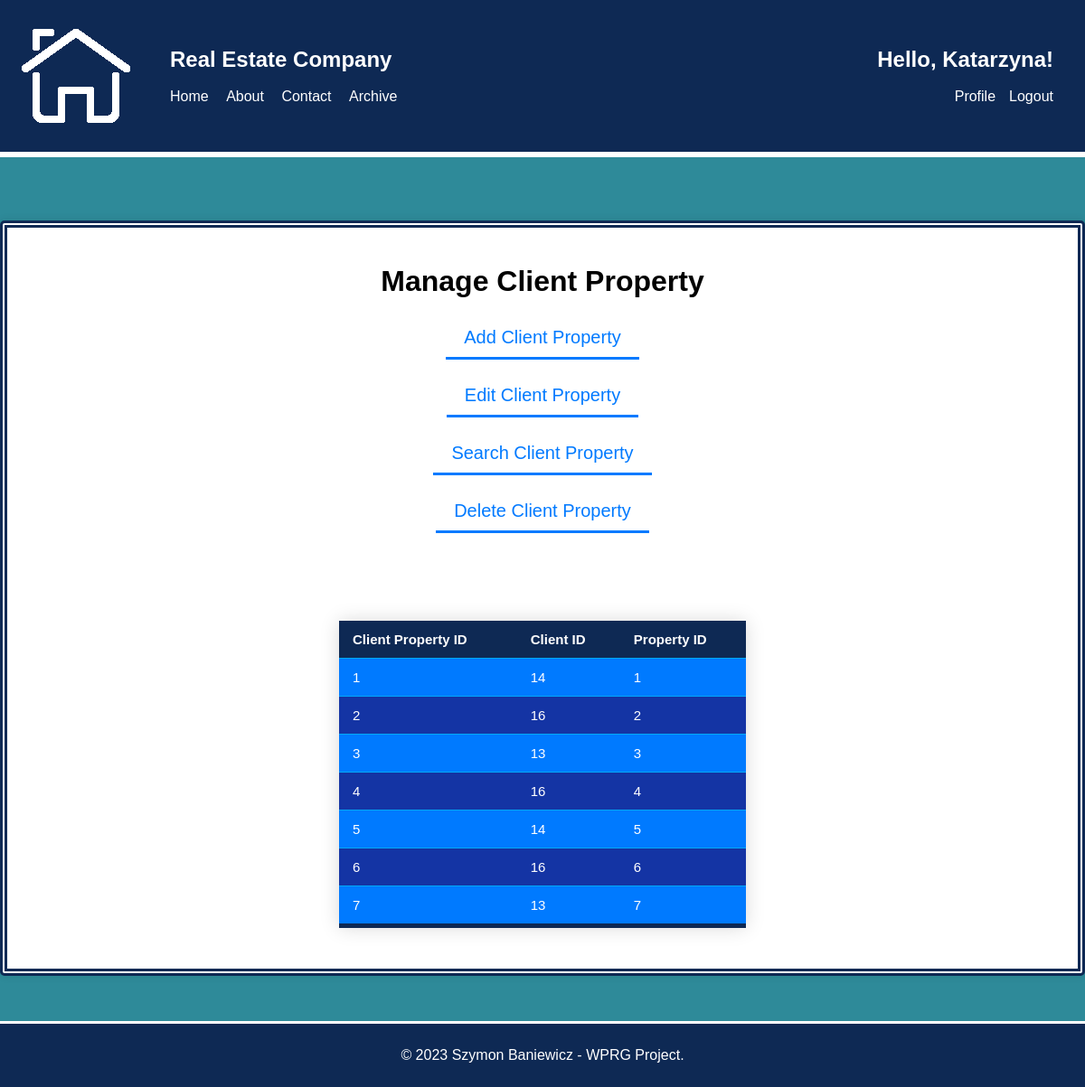
The page /php/CRUD/manage_client_property.php (signed in) on the database its author committed.
### tables this page shows
CREATE TABLE `client_property` (
  `client_property_ID` int(11) NOT NULL,
  `Property_ID` int(11) NOT NULL,
  `Client_ID` int(11) NOT NULL
);

### php/CRUD/manage_client_property.php (the view, shortened to what this page needs)
<?php
require '../config.php';
$error_message = "";
if (!isset($_POST["search_client_property"])) {
    $query = "SELECT * FROM client_property";
    $stmt = $conn->prepare($query);
    $stmt->execute();
    $result = $stmt->get_result();
    $client_properties = $result->fetch_all(MYSQLI_ASSOC);
}
?>
<!DOCTYPE html>
<html>
<head>
    <link rel="stylesheet" type="text/css" href="../../css/style.css">
</head>
<body>
<header>
    <div class="header-container">
        <div class="left-nav">
            <img src="../../img/logo.png">
            <nav>
                <ul>
                    <li><h1>Real Estate Company</h1></li><br><br>
                    <li><a href="../index.php">Home</a></li>
                    <li><a href="../about.php">About</a></li>
                    <li><a href="../contact.php">Contact</a></li>
                    <li><a href="../archive.php">Archive</a></li>
                </ul>
            </nav>
        </div>
        <?php
        if (isset($_SESSION['login_user'])) {
            echo '<div class="right-nav">';
            echo '<nav>';
            echo '<ul>';
            echo '<li><h1>Hello, ' . $_SESSION['first_name'] . '!</h1></li><br><br>';
            echo '<li><a href="../profile.php">Profile</a></li>';
            echo '<li><a href="../logout.php">Logout</a></li>';
            echo '</ul>';
            echo '</nav>';
            echo '</div>';
        } else {
            header("location: ../login.php");
            exit;
        }
        ?>
    </div>
</header>
<div class="content-section">
<div class="form-container-profile">
    <h1>Manage Client Property</h1>
    <form method="POST" action="manage_client_property.php">
        <input type="button" id="add-client-property-button" value="Add Client Property" class="form-button"><br><br>
        <input type="button" id="edit-client-property-button" value="Edit Client Property" class="form-button"><br><br>
        <input type="button" id="search-client-property-button" value="Search Client Property" class="form-button"><br><br>
        <input type="button" id="delete-client-property-button" value="Delete Client Property" class="form-button"><br><br><br>
    </form>
    <br><br>
    <?php if (!empty($error_message)) { ?>
        <p class="error"><?php echo "<div class='error-message'><h3>$error_message</h3></div>"; ?></p>
    <?php } else { ?>
    <div id='client-property-list'>
    <table id="crud-table">
        <tr>
            <th>Client Property ID</th>
            <th>Client ID</th>
            <th>Property ID</th>
        </tr>
        <?php
            foreach ($client_properties as $client_property) {
                echo '<tr>';
                echo '<td>' . $client_property["client_property_ID"] . '</td>';
                echo '<td>' . $client_property["Client_ID"] . '</td>';
                echo '<td>' . $client_property["Property_ID"] . '</td>';
                echo '</tr>';
            }
        ?>
    </table>
    </div>
    <?php } ?>
</div>
</div>
<footer>
    <p>&copy; 2023 Szymon Baniewicz - WPRG Project.</p>
</footer>
</body>
</html>

### css/style.css (style rules this page uses)
* { box-sizing: border-box; }
body { margin: 0; padding: 0; font-family: Arial, sans-serif; height: 100%; width: 100%; min-height: 100%; display: flex; flex-direction: column; }
header { background-color: #0E2954; color: #fff; padding: 20px; width: 100%; border-bottom: 3px white solid; }
.header-container { display: flex; flex-direction: row; justify-content: space-between; align-items: center; }
.left-nav, .right-nav { display: flex; align-items: center; list-style-type: none; padding: 0; }
.right-nav { text-align: right; }
.left-nav ul li, .right-nav ul li { list-style-type: none; }
.left-nav a, .right-nav a { color: inherit; text-decoration: none; }
nav ul li { margin-right: 15px; list-style-type: none; display: inline-block; }
header h1 { margin: 0; }
nav ul li a { color: #fff; text-decoration: none; }
.content-section { flex-grow: 1; display: flex; justify-content: center; background-color: #2E8A99; padding: 50px; text-align: center; min-height: calc(100vh - 50px); border-top: 3px white solid; }
footer { color: #fff; padding: 10px; text-align: center; margin-top: auto; width: 100%; background-color: #0E2954; border-top: 3px white solid; }
.form-button { padding: 10px 20px; font-size: 20px; background-color: transparent; color: #000; cursor: pointer; text-decoration: none; transition: color 0.3s, border-bottom-color 0.3s; border: none; color: #007aff; border-bottom: 3px solid #007aff; }
.form-container-profile { display: flex; flex-direction: column; align-items: center; width: 95%; min-width: 1200px; min-height: 330px; background-color: #fff; padding: 20px; border-radius: 5px; box-shadow: 0px 0px 10px 0px rgba(0,0,0,0.1); margin-top: 20px; border: 8px #0E2954 double; }
#crud-table { border-collapse: collapse; margin: 25px 0; font-size: 15px; min-width: 450px; box-shadow: 0 0 20px rgba(0, 0, 0, 0.15); background-color: #1434A4; color: #ffffff; text-align: left; }
#crud-table th { background-color: #0E2954; }
#crud-table th, td { padding: 12px 15px; }
#crud-table tbody tr { border-bottom: 1px solid #00a9ff;; }
#crud-table tbody tr:nth-of-type(even) { background-color: #007aff;; }
#crud-table tbody tr:last-of-type { border-bottom: 5px solid #0E2954; }

### rows shown on the page
client_property: client_property_ID "1", Client_ID "14", Property_ID "1"
client_property: client_property_ID "2", Client_ID "16", Property_ID "2"
client_property: client_property_ID "3", Client_ID "13", Property_ID "3"
client_property: client_property_ID "4", Client_ID "16", Property_ID "4"
client_property: client_property_ID "5", Client_ID "14", Property_ID "5"
client_property: client_property_ID "6", Client_ID "16", Property_ID "6"
client_property: client_property_ID "7", Client_ID "13", Property_ID "7"

### other values the page prints
$_SESSION['first_name'] "Katarzyna"
